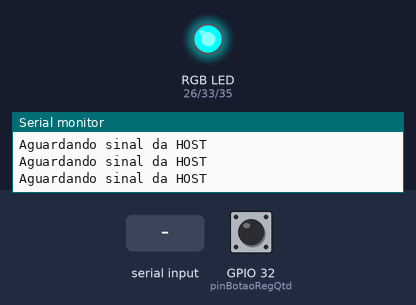
A sketch run on a simulated ESP32. Shown: an RGB LED mixed from three pins (HIGH = lit), the last lines printed to the serial monitor. The inputs (shaded band) are chosen by the test bench; at power-on: GPIO 32 (pinBotaoRegQtd) HIGH. The local clock reads 2024-03-15 10:24:30 at power-on unless the sketch sets it.

Above: at 4.2 s.
4.3 s: "90,45,200," received over the second serial link
At 5.4 s:
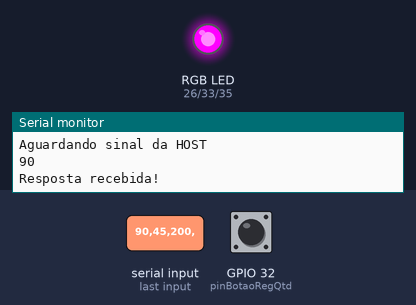
6.1 s: GPIO 32 (pinBotaoRegQtd) pulled LOW for 1 s
At 7.5 s:
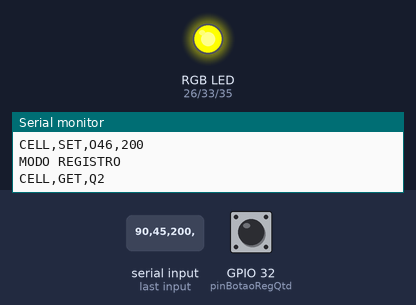
8.6 s: GPIO 32 (pinBotaoRegQtd) pulled LOW for 3.2 s
At 14.5 s:
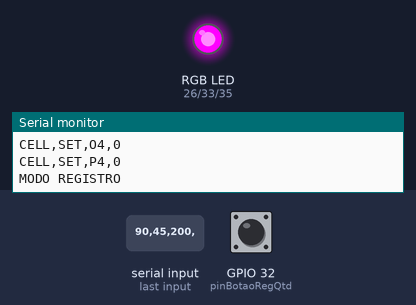
Timing chart, 0 to 16.0 s (numbered marks = the images above; inputs shaded):
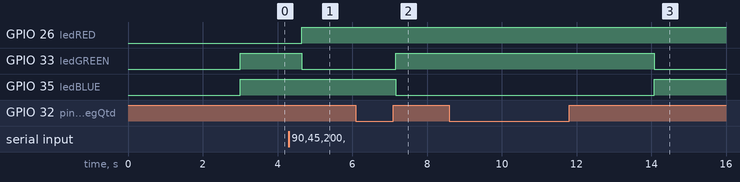

The sketch:

REMOTA_REV_1_TNC.ino
```cpp
/*
   REV. 0 ULTIMA ATUALIZACAO 26/03/2019
   PROGRAMADOR E DESENVOLVEDOR: ELIEZER MORAES SILVA
*/

// **************************************************************
// ******************* REMOTA RFID MANUTENÇÃO *******************
// **************************************************************

#include <Wire.h>
#include <RTClib.h>

#define delayScan 150
#define delayEmail 300
#define aguardaInicializacao 3000 //Aguarda 2 segundos antes de iniciar o loop
#define quantidadeProdutos 110
#define ledRED 26
#define ledGREEN 33
#define ledBLUE 35
#define pinBotaoRegQtd 32

RTC_DS3231 rtc;

void atualizacaoHOSTparaREMOTA();
void registrarQuantidades();
void atualizaExcel();
void botaoRegistro();
void atualizaExcelColunaEspelho();
void setColorRGB();

String conversa = "";
String conteudo = "";
String codigoPartNumber = "";
String charPartNumber = "";
String quantity = "";
String comandoSETCelulaQuantidadeExcel = "CELL,SET,O";
String comandoSETCelulaADDExcel = "CELL,SET,P";
String comandoGETCelulaQuantidadeExcel = "CELL,GET,Q";
String comandoGETCelulaADDExcel = "CELL,GET,P";
String comandoSETCelulaQuantidadeExcelEspelho = "CELL,SET,Q";
String hora = "";
String minuto = "";
String segundo = "";
String horaEmail = "";
String horaStart = "15:17";
String horaEnd = "15:18";

bool comunicacao = false;
bool modoRegistrar = true;
bool modoRegistarAnterior = true;
bool modoRegistro = true;
bool resetUpdate = false;
bool stopAtualizacao = false;
bool stopExcel = false;
bool horaDisparoEmail = true;

int valorCorrecaoQuantidade = 0;
int posicaoRegistro = 0;
int posicaoLinhaExcel = 1;
int Reset = 0;
int dadosRecebidos = 0;
int pulsos = 0;
uint32_t tempoPausaEmail = 86400000; //24 horas

uint32_t delayEnvioEmail = 0;

void setup() {

  Serial.begin(9600);
  Serial1.begin(9600, SERIAL_8N1, 4, 2);   // INTERFACE DE COMUNICAÇÃO UART BLUETOOTH

  pinMode(ledRED, OUTPUT);
  pinMode(ledGREEN, OUTPUT);
  pinMode(ledBLUE, OUTPUT);
  pinMode(pinBotaoRegQtd, INPUT_PULLUP);

#ifndef ESP8266
  while (!Serial); // for Leonardo/Micro/Zero
#endif

  if (!rtc.begin()) {

    Serial.println("Couldn't find RTC");

    while (1) {

      digitalWrite(ledRED, LOW);
      digitalWrite(ledGREEN, HIGH);
      digitalWrite(ledBLUE, HIGH);
      delay(200);
      digitalWrite(ledRED, HIGH);
      digitalWrite(ledGREEN, HIGH);
      digitalWrite(ledBLUE, HIGH);
      delay(100);

    }
  }

  if (rtc.lostPower()) {
    Serial.println("RTC lost power, lets set the time!");
    // following line sets the RTC to the date & time this sketch was compiled
    rtc.adjust(DateTime(F(__DATE__), F(__TIME__)));
    // This line sets the RTC with an explicit date & time, for example to set
    // January 21, 2014 at 3am you would call:
    //rtc.adjust(DateTime(2019, 3, 26, 15, 8, 0));
  }

  delay(aguardaInicializacao);

}

void loop() {

  Serial1.print("RECEBENDO,");

  if (!comunicacao) {

    Serial.println("Aguardando sinal da HOST");
    Serial1.print("OLA_HOST,");

    setColorRGB(0, 1, 1); // VERMELHO

    if (Serial1.available()) {

      conversa = Serial1.readStringUntil(',');

      Serial.println(conversa);

      comunicacao = true;
      Serial.println("Resposta recebida!");

    }

    conversa = "";

  } else if (comunicacao) {

    DateTime now = rtc.now();
    hora = (now.hour());
    minuto = (now.minute());
    segundo = (now.second());
    horaEmail = hora + ':' + minuto;
    //Serial.println(horaEmail);

    if (horaEmail == horaStart && horaDisparoEmail) {

      stopExcel = false;

      pulsos++;

      Serial.println("Enviando e-mails!");
      Serial.println(pulsos);

      if (pulsos == quantidadeProdutos) {

        horaDisparoEmail = false;
        pulsos = 0;
        stopExcel = true;

      }
    }

    if (horaEmail == horaEnd) {

      horaDisparoEmail = true;

    }

    botaoRegistro();

    if (modoRegistro) {

      setColorRGB(1, 0, 1); // VERDE

      atualizacaoHOSTparaREMOTA();

    } else if (!modoRegistro) {

      setColorRGB(1, 1, 0); // BLUE

      registrarQuantidades();

    }
  }

  if (!comunicacao) delay(delayScan);
  if (comunicacao) delay(delayEmail);

}

void atualizacaoHOSTparaREMOTA() {

  if (Serial1.available()) {

    conteudo = Serial1.readStringUntil('\n');

    if (conteudo.length() <= 9) {

      dadosRecebidos++;

      charPartNumber = conteudo.indexOf(',');
      codigoPartNumber = conteudo.substring(0, charPartNumber.toInt());
      quantity = conteudo.substring(charPartNumber.toInt() + 1, conteudo.length());

      /*Serial.print("STRING RECEBIDA: ");
        Serial.println(conteudo);
        Serial.print("PART NUMBER: ");
        Serial.println(codigoPartNumber);
        Serial.print("QUANTIDADE: ");
        Serial.println(quantity);*/


      if (!stopExcel && dadosRecebidos == quantidadeProdutos) {

        stopExcel = true;
        dadosRecebidos = 0;

      }

      if (!stopExcel) atualizaExcel();

      if (stopExcel) atualizaExcelColunaEspelho();

    }
  }
}

void atualizaExcel() {

  codigoPartNumber = codigoPartNumber.toInt() + 1;

  String setQuantidadeCelula = comandoSETCelulaQuantidadeExcel + String(codigoPartNumber) + ',' + quantity.toInt();

  Serial.println(setQuantidadeCelula);

}

void atualizaExcelColunaEspelho() {

  codigoPartNumber = codigoPartNumber.toInt() + 1;

  String setQuantidadeCelula = comandoSETCelulaQuantidadeExcelEspelho + String(codigoPartNumber) + ',' + quantity.toInt();

  Serial.println(setQuantidadeCelula);

}

void botaoRegistro() {

  modoRegistrar = digitalRead(pinBotaoRegQtd);

  if (modoRegistrar && !modoRegistarAnterior) {

    modoRegistro = !modoRegistro;
    posicaoRegistro = 0;
    posicaoLinhaExcel = 1;
    Serial.println("MODO REGISTRO");

    Serial1.println("ATUALIZA");

  }
  modoRegistarAnterior = modoRegistrar;
}

void registrarQuantidades() {

  posicaoRegistro++;
  posicaoLinhaExcel++;

  Serial.println(comandoGETCelulaQuantidadeExcel + String(posicaoLinhaExcel));  //COLUNA Q
  int TEMPAnt = Serial.parseInt();
  Serial.println(comandoGETCelulaADDExcel + String(posicaoLinhaExcel));         //COLUNA P
  int TEMP = Serial.parseInt();

  valorCorrecaoQuantidade = TEMPAnt + TEMP;

  if (!stopExcel) {

    String setQuantidadeCelula = comandoSETCelulaQuantidadeExcel + String(posicaoLinhaExcel) + ',' + String(valorCorrecaoQuantidade);
    Serial.println(setQuantidadeCelula);

  } else {

    String setQuantidadeCelula = comandoSETCelulaQuantidadeExcelEspelho + String(posicaoLinhaExcel) + ',' + String(valorCorrecaoQuantidade);
    Serial.println(setQuantidadeCelula);

  }

  String setReset = comandoSETCelulaADDExcel + String(posicaoLinhaExcel) + ',' + String(Reset);
  Serial.println(setReset);

  Serial1.println(String(posicaoRegistro) + ',' + String(valorCorrecaoQuantidade));

  if (posicaoRegistro == quantidadeProdutos) {

    posicaoRegistro = 0;
    posicaoLinhaExcel = 1;
    modoRegistro = true;
    Serial1.println("DTUALIZA");

  }
}

void setColorRGB(int vermelho, int verde, int azul) {

#ifdef COMMON_ANODE
  vermelho = 1 - vermelho;
  verde = 1 - verde;
  azul = 1 - azul;
#endif

  digitalWrite(ledRED, vermelho);
  digitalWrite(ledGREEN, verde);
  digitalWrite(ledBLUE, azul);

}
```

Measured:
- after the input at 4.3 s, GPIO 26 (ledRED): LOW → HIGH after 0.36 s; GPIO 33 (ledGREEN): HIGH → LOW after 0.36 s
- after the input at 6.1 s, GPIO 33 (ledGREEN): LOW → HIGH after 1.1 s; GPIO 35 (ledBLUE): HIGH → LOW after 1.1 s
- after the input at 8.6 s, GPIO 33 (ledGREEN): HIGH → LOW after 5.5 s; GPIO 35 (ledBLUE): LOW → HIGH after 5.5 s
